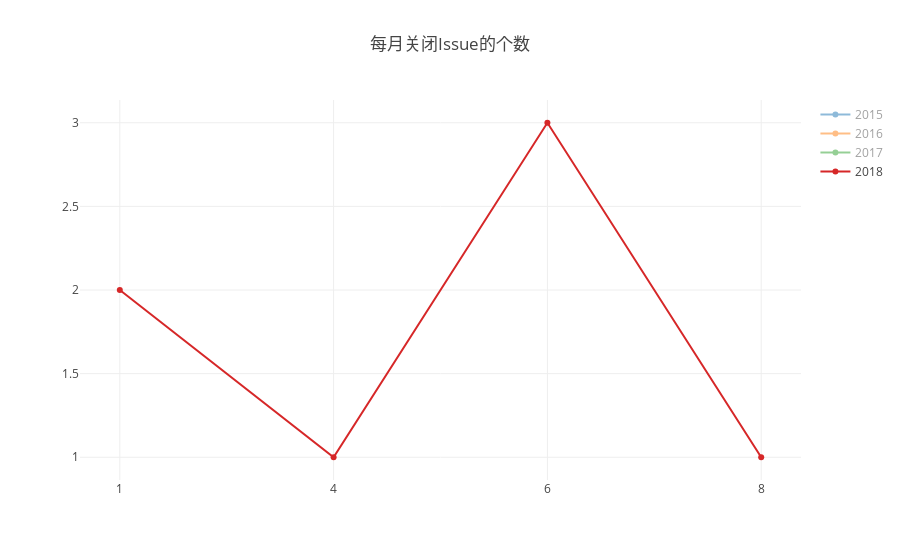

Write notebook code for a chart like this one.
### Markdown cell above
#### （2）每月关闭issue个数

### Code cell
Promise.all(years.map(y => {
    var q = `SELECT toMonth(created_date) as Month, count(*) as issue_closed_cnt
    FROM github_log.year${y}
    WHERE repo_id = ${repo_id} and type='IssuesEvent' and action='closed'
    GROUP BY toMonth(created_date)`;
    return openDigger.driver.clickhouse.query(q);
})).then(data => {
    var Alldata=[]
    data.forEach((d,index) => {
        var y=[]
        var x=[]
         d.forEach(e=>{
             y.push(parseInt(e['issue_closed_cnt']))
             x.push(e['Month'])
             })
        Alldata.push({y:y,x:x,name:years[index]})
        })
    openDigger.render.plotly(Alldata, {
        title: '每月关闭Issue的个数',
        xaxis: {type: 'category'}
    });
    var tableData=[]
    Alldata.forEach((d,index)=>{
    //console.log(d)
    var table={}
    table['年份']=d['name']
    for(var i = 0;i<d['y'].length;i++){
        table[(i+1)+'月']=d['y'][i]
        }
    tableData.push(table)
});
    console.table(tableData)
})

### Figure 1 — Plotly figure (JSON) as saved in the notebook; plotly's stock layout.template omitted (floating-point values rounded to 4 significant figures)
{"data": [{"name": 2015, "visible": "legendonly", "x": [1, 2, 3, 4, 5, 6, 7, 9, 10, 11, 12], "y": [1, 2, 1, 1, 9, 1, 1, 1, 1, 3, 2]}, {"name": 2016, "visible": "legendonly", "x": [1, 3, 4, 5, 6, 7, 8, 9, 10, 11, 12], "y": [1, 13, 12, 5, 1, 1, 1, 4, 2, 1, 8]}, {"name": 2017, "visible": "legendonly", "x": [1, 2, 3, 4, 6, 8, 9, 11], "y": [2, 1, 1, 2, 3, 3, 4, 2]}, {"name": 2018, "visible": true, "x": [1, 4, 6, 8], "y": [2, 1, 3, 1]}, {"name": 2019, "x": [], "y": []}, {"name": 2020, "x": [], "y": []}, {"name": 2021, "x": [], "y": []}, {"name": 2022, "x": [], "y": []}], "layout": {"autosize": true, "title": {"text": "每月关闭Issue的个数"}, "xaxis": {"autorange": true, "range": [-0.1854, 3.185], "type": "category"}, "yaxis": {"autorange": true, "range": [0.835, 3.165], "type": "linear"}}}
